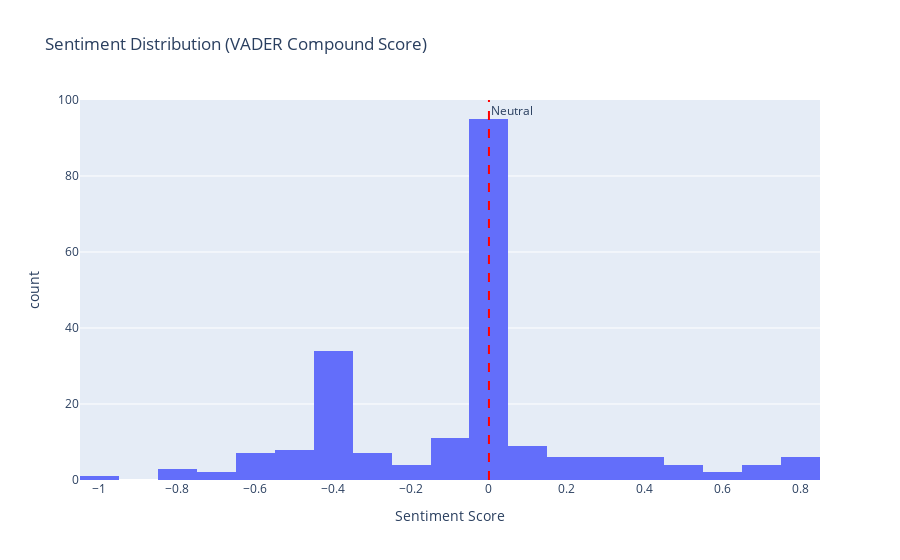

The notebook cell saved with this chart:
### Markdown cell above
## Visualizations

### Code cell
# Sentiment distribution
if INTERACTIVE_PLOTS:
    fig = px.histogram(
        df,
        x='sentiment_compound',
        nbins=30,
        title='Sentiment Distribution (VADER Compound Score)',
        labels={'sentiment_compound': 'Sentiment Score', 'count': 'Number of Articles'}
    )
    fig.add_vline(x=0, line_dash="dash", line_color="red", annotation_text="Neutral")
    fig.show()
else:
    plt.figure(figsize=(12, 6))
    plt.hist(df['sentiment_compound'], bins=30, edgecolor='black')
    plt.axvline(x=0, color='red', linestyle='--', label='Neutral')
    plt.xlabel('Sentiment Score')
    plt.ylabel('Number of Articles')
    plt.title('Sentiment Distribution (VADER Compound Score)')
    plt.legend()
    plt.show()

### Figure 1 — Plotly figure (JSON) as saved in the notebook; plotly's stock layout.template omitted (floating-point values rounded to 4 significant figures; data arrays with more than 128 entries replaced by an {"elided": "..."} marker saying what was removed)
{"data": [{"bingroup": "x", "hovertemplate": "Sentiment Score=%{x}<br>count=%{y}<extra></extra>", "legendgroup": "", "marker": {"color": "#636efa", "pattern": {"shape": ""}}, "name": "", "nbinsx": 30, "orientation": "v", "showlegend": false, "type": "histogram", "x": {"elided": "215 float values"}, "xaxis": "x", "yaxis": "y"}], "layout": {"annotations": [{"showarrow": false, "text": "Neutral", "x": 0, "xanchor": "left", "xref": "x", "y": 1, "yanchor": "top", "yref": "y domain"}], "barmode": "relative", "legend": {"tracegroupgap": 0}, "shapes": [{"line": {"color": "red", "dash": "dash"}, "type": "line", "x0": 0, "x1": 0, "xref": "x", "y0": 0, "y1": 1, "yref": "y domain"}], "title": {"text": "Sentiment Distribution (VADER Compound Score)"}, "xaxis": {"anchor": "y", "domain": [0, 1], "title": {"text": "Sentiment Score"}}, "yaxis": {"anchor": "x", "domain": [0, 1], "title": {"text": "count"}}}}
